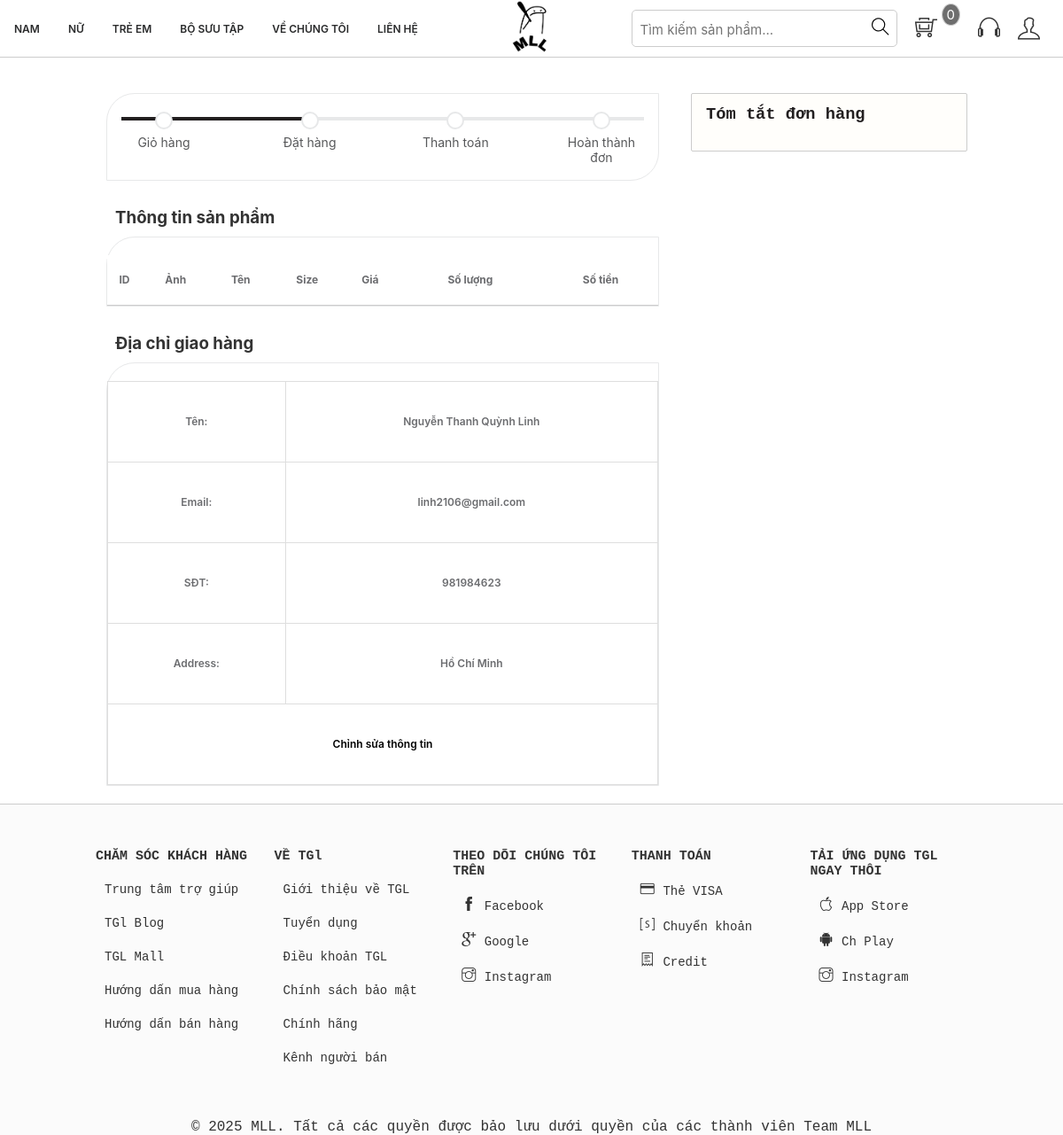
The app's page /thanhtoan.php (signed in) with its own data.
### tables this page shows
CREATE TABLE `tbl_uer` (
  `userId` int(11) NOT NULL,
  `name` varchar(255) NOT NULL,
  `username` varchar(255) NOT NULL,
  `userPassword` varchar(255) NOT NULL,
  `email` varchar(255) NOT NULL,
  `gioiTinh` varchar(255) NOT NULL,
  `sdt` int(11) NOT NULL,
  `ngaySinh` varchar(255) NOT NULL,
  `diaChi` text NOT NULL,
  `cauHoiBM` varchar(255) NOT NULL
);

### classses/user.php (called while the page is built, shortened)
<?php
$filepath = realpath(dirname(__FILE__));
include_once($filepath . '/../lib/database.php');
?>
<?php
class user
{
    private $db;
    public function __construct()
    {
        $this->db = new Database();
    }
    public function show_User($userId)
    {
        $query = "SELECT *  FROM tbl_uer WHERE userId = '$userId'";
        $result = $this->db->select($query);
        return $result;
    }
}
?>

### lib/database.php (called while the page is built, shortened)
<?php
    Class Database{
        public $host   = DB_HOST;
        public $user   = DB_USER;
        public $pass   = DB_PASS;
        public $dbname = DB_NAME;
        public $link;
        private function connectDB(){
        $this->link = new mysqli($this->host, $this->user, $this->pass,
            $this->dbname);
        }
        public function select($query){
            $result = $this->link->query($query) or
            die($this->link->error.__LINE__);
            if($result->num_rows > 0){
                return $result;
            } else {
                return false;
            }
        }
}

### inc/handle.php (called while the page is built, shortened)
<?php
    include_once 'lib/session.php';
?>
<?php
    include_once 'lib/database.php';
    $user = new user();
?>

### lib/session.php (called while the page is built, shortened)
<?php
class Session{
 public static function get($key){
    if (isset($_SESSION[$key])) {
     return $_SESSION[$key];
    } else {
     return false;
    }
 }
}
?>

### thanhtoan.php (the view, shortened to what this page needs)
<?php include './inc/handle.php' ?>
<!DOCTYPE html>
<html lang="en">
<head>
    <link rel="stylesheet" href="assets/css/grid.css">
    <link rel="stylesheet" href="assets/css/productCart.css">
    <link rel="stylesheet" href="assets/css/base.css">
    <link rel="stylesheet" href="assets/css/thanhtoan.css">
    <link rel="stylesheet" href="assets/css/main.css">
    <link rel="stylesheet" href="assets/font/themify-icons/themify-icons.css">
</head>
<body>
    <div class="grid">
        <?php include 'inc/header.php' ?>
    </div>
    <div class="grid" style="border-top: 1px solid #ccc;">
        <form action="" method="POST">
            <div class="grid">
                <div class="app">
                    <div class="grid wide">
                        <div class="row">
                            <div class="col l-8" style="margin-top: 40px;">
                                <div class="col l-12">
                                    <div class="checkout-process-bar block-border">
                                        <ul>
                                            <li class="">
                                                <span>Giỏ hàng</span>
                                            </li>
                                            <li class="active"><span>Đặt hàng</span></li>
                                            <li class=""><span>Thanh toán</span></li>
                                            <li><span>Hoàn thành đơn</span></li>
                                        </ul>
                                    </div>
                                </div>
                                <div class="col l-12" style="margin: 20px 0;">
                                    <h3 style="padding: 10px;font-family: var(--font-family-sans-serif);">Thông tin sản phẩm</h3>
                                    <div style="border: 1px solid #e7e8e9;border-radius: 32px 0px 0px;">
                                        <table>
                                            <thead>
                                                <tr>
                                                    <th>ID</th>
                                                    <th>Ảnh</th>
                                                    <th>Tên</th>
                                                    <th>Size</th>
                                                    <th>Giá</th>
                                                    <th>Số lượng</th>
                                                    <th>Số tiền</th>
                                                </tr>
                                            </thead>
                                        </table>
                                    </div>
                                </div>
                                <div class="col l-12" style="margin: 20px 0;">
                                    <h3 style="padding: 10px;font-family: var(--font-family-sans-serif);">Địa chỉ giao hàng</h3>
                                    <div style="border: 1px solid #e7e8e9;border-radius: 32px 0px 0px;">
                                        <?php
                                        $userId = Session::get('user_id');
                                        $infor_user = $user->show_User($userId);
                                        while ($result_infor_user = $infor_user->fetch_assoc()) {
                                        ?>
                                            <table>
                                                <tbody>
                                                    <tr style="line-height:50px;">
                                                        <td>Tên: </td>
                                                        <td><?php echo $result_infor_user['name'] ?></td>
                                                    </tr>
                                                    <tr style="line-height:50px;">
                                                        <td>Email: </td>
                                                        <td><?php echo $result_infor_user['email'] ?></td>
                                                    </tr>
                                                    <tr style="line-height:50px;">
                                                        <td>SĐT: </td>
                                                        <td><?php echo $result_infor_user['sdt'] ?></td>
                                                    </tr>
                                                    <tr style="line-height:50px;">
                                                        <td>Address: </td>
                                                        <td><?php echo $result_infor_user['diaChi'] ?></td>
                                                    </tr>
                                                    <tr style="line-height:50px;">
                                                        <td colspan="2" style="cursor:pointer;"><a href="account.php" style="text-decoration:none;color:black; ">Chỉnh sửa thông tin</a></td>
                                                    </tr>
                                                </tbody>
                                            <?php
                                        }
                                            ?>
                                            </table>
                                    </div>
                                </div>
                            </div>
                            <div class="col l-4">
                            <div class="cart-voucher">
								<h3>Tóm tắt đơn hàng</h3>
							</div>
                            </div>
                        </div>
                    </div>
                </div>
            </div>
        </form>
        <?php include './inc/footer.php' ?>
    </div>
</body>
</html>

### assets/css/grid.css (style rules this page uses)
.grid { width: 100%; display: block; padding: 0; }
.grid.wide { max-width: 1200px; margin: 0 auto; }
.row { display: flex; flex-wrap: wrap; margin-left: -4px; margin-right: -4px; }
@media (min-width: 740px) { .row { margin-left: -8px; margin-right: -8px; } }
@media (min-width: 1113px) { .row { margin-left: -12px; margin-right: -12px; } }
@media (min-width: 1113px) { .l-1, .l-2, .l-2-4, .l-3, .l-4, .l-5, .l-6, .l-7, .l-8, .l-9, .l-10, .l-11, .l-12 { display: block; } }
@media (min-width: 1113px) { .l-4 { flex: 0 0 33.33333%; max-width: 33.33333%; } }
@media (min-width: 1113px) { .l-8 { flex: 0 0 66.66667%; max-width: 66.66667%; } }
@media (min-width: 1113px) { .l-12 { flex: 0 0 100%; max-width: 100%; } }
@media (min-width: 1024px) and (max-width: 1239px) { .wide { width: 984px; } }
@media (min-width: 1024px) and (max-width: 1239px) { .wide .row { margin-left: -12px; margin-right: -12px; } }
@media (min-width: 1024px) and (max-width: 1239px) { .wide .col { padding-left: 12px; padding-right: 12px; } }
@media (min-width: 1024px) and (max-width: 1239px) { .wide .l-1, .wide .l-2, .wide .l-2-4, .wide .l-3, .wide .l-4, .wide .l-5, .wide .l-6, .wide .l-7, .wide .l-8, .wide .l-9, .wide .l-10, .wide .l-11, .wide .l-12 { display: block; } }
@media (min-width: 1024px) and (max-width: 1239px) { .wide .l-4 { flex: 0 0 33.33333%; max-width: 33.33333%; } }
@media (min-width: 1024px) and (max-width: 1239px) { .wide .l-8 { flex: 0 0 66.66667%; max-width: 66.66667%; } }
@media (min-width: 1024px) and (max-width: 1239px) { .wide .l-12 { flex: 0 0 100%; max-width: 100%; } }

### assets/css/productCart.css (style rules this page uses)
:root { --font-family-sans-serif: -apple-system, BlinkMacSystemFont, "Segoe UI", Roboto, "Helvetica Neue", Arial, "Noto Sans", "Liberation Sans", sans-serif, "Apple Color Emoji", "Segoe UI Emoji", "Segoe UI Symbol", "Noto Color Emoji"; --font-family-monospace: SFMono-Regular, Menlo, Monaco, Consolas, "Liberation Mono", "Courier New", monospace; }
html { box-sizing: border-box; }
* { margin: 0; padding: 0; box-sizing: inherit; }
.app_cart-title, .cart-voucher { background-color: #fffefb; border: 1px solid rgba(224, 168, 0, .4); padding: 0.75rem 1rem; display: flex; align-items: center; margin-bottom: 0.625rem 1rem; border-radius: 2px }
ul { list-style: none; }
table { width: 100%; background: #fff; margin-top: 20px; padding: 10px; border-collapse: collapse; font-family: var(--font-family-sans-serif); padding-bottom: 24px; text-align: left; font-weight: 600; font-size: 12px; line-height: 16px; color: #6c6d70; }
th { padding: 20px 0; }
tr { border-bottom: 1px solid #ccc; text-align: center; }
thead { padding: 10px; margin-bottom: 10px; border-bottom: 1px solid #ccc; }
.cart-voucher { margin-top: 40px; margin-bottom: 20px; display: block; border: 1px solid #ccc; }
.cart-voucher h3 { margin-bottom: 18px; color: #221f20; font-family: var(--font-family-monospace); }
.checkout-process-bar ul { width: 100%; display: flex; justify-content: space-between; position: relative; overflow: hidden; grid-gap: 12px; }
.checkout-process-bar span { font-family: var(--font-family-sans-serif); font-size: 14px; line-height: 16px; color: #57585a; }
.checkout-process-bar ul:before { position: absolute; height: 4px; background-color: #e7e8e9; content: ""; width: 100%; top: 10px; }
.checkout-process-bar ul li { position: relative; padding-top: 31px; width: 96px; text-align: center; font-size: 12px; line-height: 16px; color: #221f20; }
.checkout-process-bar ul li:before { content: ""; position: absolute; top: 4px; left: 50%; transform: translateX(-50%); width: 16px; height: 16px; border-radius: 24px; z-index: 12; border: 2px solid #e7e8e9; background-color: white; }
.checkout-process-bar ul li.active:after { content: ""; width: 2000px; background-color: #221f20; height: 4px; top: 10px; position: absolute; right: 48px; }
.checkout-process-bar { padding: 16px; position: relative; border-radius: 16px 0; }
.block-border { border: 1px solid #e7e8e9; border-radius: 32px 0px; }

### assets/css/base.css (style rules this page uses)
:root { --font-family-sans-serif: -apple-system, BlinkMacSystemFont, "Segoe UI", Roboto, "Helvetica Neue", Arial, "Noto Sans", "Liberation Sans", sans-serif, "Apple Color Emoji", "Segoe UI Emoji", "Segoe UI Symbol", "Noto Color Emoji"; --font-family-monospace: SFMono-Regular, Menlo, Monaco, Consolas, "Liberation Mono", "Courier New", monospace; }

### records on screen
tbl_uer: name "Nguyễn Thanh Quỳnh Linh", email "linh2106@gmail.com", sdt "981984623", diaChi "Hồ Chí Minh"
